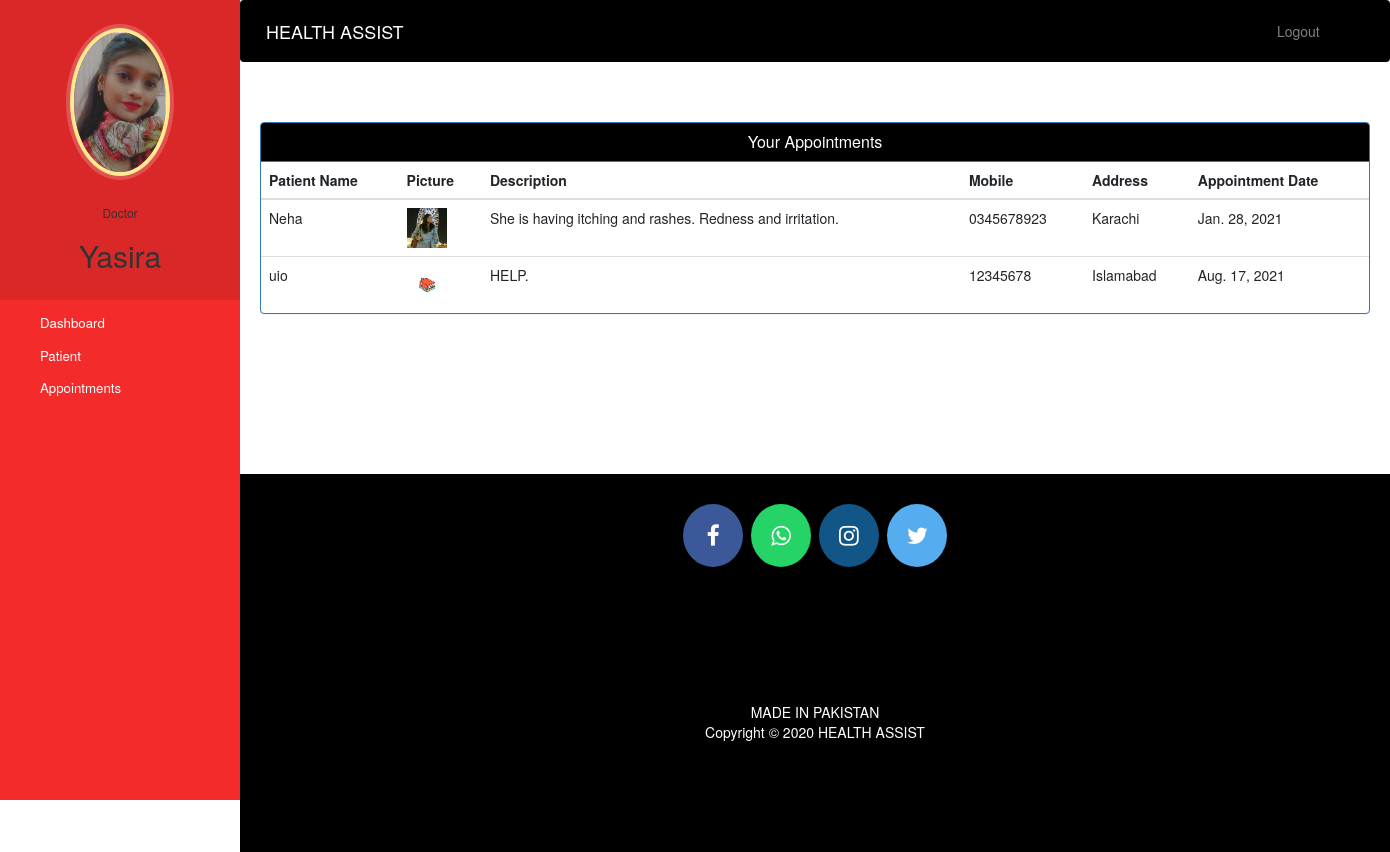
The page /doctor-view-appointment (signed in) on the database its author committed.
### hospital/models.py (models this page shows, shortened)
class Doctor(models.Model):
    user=models.OneToOneField(User,on_delete=models.CASCADE)
    profile_pic= models.ImageField(upload_to='profile_pic/DoctorProfilePic/',null=True,blank=True)
    address = models.CharField(max_length=40)
    mobile = models.CharField(max_length=20,null=True)
    department= models.CharField(max_length=50,choices=departments,default='Cardiologist')
    status=models.BooleanField(default=True)

class Appointment(models.Model):
    patientId=models.PositiveIntegerField(null=True)
    doctorId=models.PositiveIntegerField(null=True)
    patientName=models.CharField(max_length=40,null=True)
    doctorName=models.CharField(max_length=40,null=True)
    appointmentDate=models.DateField(auto_now=True)
    description=models.TextField(max_length=500)
    status=models.BooleanField(default=True)

class Patient(models.Model):
    user=models.OneToOneField(User,on_delete=models.CASCADE)
    profile_pic= models.ImageField(upload_to='profile_pic/PatientProfilePic/',null=True,blank=True)
    address = models.CharField(max_length=40)
    mobile = models.CharField(max_length=20,null=True)
    symptoms = models.CharField(max_length=100,null=True)
    assignedDoctorId = models.PositiveIntegerField(null=True)
    admitDate=models.DateField(auto_now=True)
    status=models.BooleanField(default=True)

### hospital/views.py (the view)
# urls.py: path('doctor-view-appointment', views.doctor_view_appointment_view,name='doctor-view-appointment'),
@login_required(login_url='doctorlogin')
@user_passes_test(is_doctor)
def doctor_view_appointment_view(request):
    doctor=models.Doctor.objects.get(user_id=request.user.id) #for profile picture of doctor in sidebar
    appointments=models.Appointment.objects.all().filter(status=True,doctorId=request.user.id)
    patientid=[]
    for a in appointments:
        patientid.append(a.patientId)
    patients=models.Patient.objects.all().filter(status=True,user_id__in=patientid)
    appointments=zip(appointments,patients)
    return render(request,'hospital/doctor_view_appointment.html',{'appointments':appointments,'doctor':doctor})

### hospital/views.py (called while the page is built)
def is_doctor(user):
    return user.groups.filter(name='DOCTOR').exists()

### templates/hospital/doctor_view_appointment.html (shortened to what this page needs)
{% extends 'hospital/doctor_base.html' %}
{% block content %}
{%load static%}
<head>
  <link href="//netdna.bootstrapcdn.com/bootstrap/3.0.0/css/bootstrap.min.css" rel="stylesheet" id="bootstrap-css">
</head>
<div class="container">
  <div class="panel panel-primary">
    <div class="panel-heading" style=" background-color:black;">
      <h6 class="panel-title">Your Appointments</h6>
    </div>
    <table class="table table-hover" id="dev-table">
      <thead>
        <tr>
          <th>Patient Name</th>
          <th>Picture</th>
          <th>Description</th>
          <th>Mobile</th>
          <th>Address</th>
          <th>Appointment Date</th>
        </tr>
      </thead>
      {% for a,p in appointments %}
      <tr>
        <td>{{a.patientName}}</td>
        <td> <img src="{% static p.profile_pic.url %}" alt="Profile Pic" height="40px" width="40px" /></td>
        <td>{{a.description}}</td>
        <td>{{p.mobile}}</td>
        <td>{{p.address}}</td>
        <td>{{a.appointmentDate}}</td>
      </tr>
      {% endfor %}
    </table>
  </div>
</div>
{% endblock content %}

### templates/hospital/doctor_base.html (shortened to what this page needs)
<!DOCTYPE html>
{% load static %}
<html lang="en">
<head>
  <link rel="stylesheet" href="https://stackpath.bootstrapcdn.com/bootstrap/4.3.1/css/bootstrap.min.css">
  <link rel="stylesheet" href="https://maxcdn.bootstrapcdn.com/font-awesome/4.7.0/css/font-awesome.min.css">
</head>
<body>
  <nav class="menu" tabindex="0" style="background-color:  #f32b2b  ;">
    <header class="avatar">
      <img src="{% static doctor.profile_pic.url %}" alt="Profile Pic" />
      <br><br>
      <h6>Doctor</h6>
      <h2>{{request.user.first_name}}</h2>
    </header>
    <ul>
      <li tabindex="0" class="icon-dashboard"> <a style="color:white; text-decoration:none;" href="/doctor-dashboard"><span>Dashboard</span></a> </li>
      <li tabindex="0" class="icon-users"> <a style="color:white; text-decoration:none;" href="/doctor-patient"><span>Patient</span></a></li>
      <li tabindex="0" class="icon-calendar"> <a style="color:white; text-decoration:none;" href="/doctor-appointment"><span>Appointments</span></a></li>
    </ul>
  </nav>
  <main>
    <div class="bs-example">
      <nav class="navbar navbar-expand-md  navbar-dark fixed-top" style="background:black;">
        <a href="/doctor-dashboard" class="navbar-brand">HEALTH ASSIST</a>
        <div class="collapse navbar-collapse justify-content-between" id="navbarCollapse">
          <div class="navbar-nav" style=" margin-left: 90%;">
            <a href="/logout" class="nav-item nav-link">Logout</a>
          </div>
        </div>
      </nav>
    </div>
    <br><br>
    {% block content %}
    {% endblock content %}
    <br><br><br><br><br><br><br>
    <footer>
      <p>
        <a id="ftr" href="https://facebook.com/sumit.luv/" class="fa fa-facebook"></a>
        <a id="ftr" href="https://api.whatsapp.com/send?phone=919572181024&text=Hello%20Sumit.%0d%0aHow%20are%20you%20%3f%0d%0aI%20came%20from%20your%20website.&source=&data=#" class="fa fa-whatsapp"></a>
        <a id="ftr" href="https://instagram.com/sumit.luv" class="fa fa-instagram"></a>
        <a id="ftr" href="https://twitter.com/sumitkumar1503" class="fa fa-twitter"></a>
      </p>
      <br>
      <div class="container">
        <div class="row">
          <div class="col-md-12 col-sm-12">
            <div style="color:#ffffff;" class="wow fadeInUp footer-copyright">
              <p>MADE IN PAKISTAN <br>
                Copyright &copy; 2020 HEALTH ASSIST </p>
            </div>
          </div>
        </div>
      </div>
    </footer>
  </main>
</body>
</html>

### templates/hospital/doctor_base.html (style rules this page uses)
a:link { text-decoration: none; }
a { color: white; }
footer { padding: 0px 0px 0px 0px; background-color: black; margin: 0px; }
#ftr { padding: 20px; }
.fa { font-size: 23px; width: 60px; text-align: center; text-decoration: none; margin: 5px 2px; border-radius: 50%; }
.fa-facebook { background: #3B5998; color: white; margin-top: 30px; }
.fa-whatsapp { background: #25d366; color: white; }
.fa-twitter { background: #55ACEE; color: white; }
.fa-instagram { background: #125688; color: white; }
p { text-align: center; }
body { padding-left: 240px; }
main { position: relative; height: 100vh; }
.menu { background: #5bc995; height: 100vh; width: 240px; position: fixed; top: 0px; left: 0; z-index: 5; outline: none; }
.menu .avatar { background: rgba(0, 0, 0, 0.1); padding: 2em 0.5em; text-align: center; }
.menu .avatar img { width: 100px; border-radius: 50%; overflow: hidden; border: 4px solid #ffea92; box-shadow: 0 0 0 4px rgba(255, 255, 255, 0.2); }
.menu .avatar h2 { font-weight: normal; margin-bottom: 0; }
.menu ul { list-style: none; padding: 0.5em 0; margin: 0; }
.menu ul li { padding: 0.5em 1em 0.5em 3em; font-size: 0.95em; font-weight: regular; background-repeat: no-repeat; background-position: left 15px center; background-size: auto 20px; transition: all 0.15s linear; cursor: pointer; }
.menu ul li.icon-dashboard { background-image: url("http://www.entypo.com/images//gauge.svg"); }
.menu ul li.icon-users { background-image: url("http://www.entypo.com/images//users.svg"); }
.menu ul li.icon-calendar { background-image: url("http://www.entypo.com/images//calendar.svg"); }

### templates/hospital/doctor_view_appointment.html (style rules this page uses)
a:link { text-decoration: none; }
h6 { text-align: center; }
.row { margin: 100px; }

### rows shown on the page
Doctor: profile_pic (picture)
Appointment: patientName "Neha", profile_pic (picture), description "She is having itching and rashes. Redness and irritation.", mobile "0345678923", address "Karachi", appointmentDate "Jan. 28, 2021"
Appointment: patientName "uio", profile_pic (picture), description "HELP.", mobile "12345678", address "Islamabad", appointmentDate "Aug. 17, 2021"

### other values the page prints
{{ request.user.first_name }} "Yasira"
